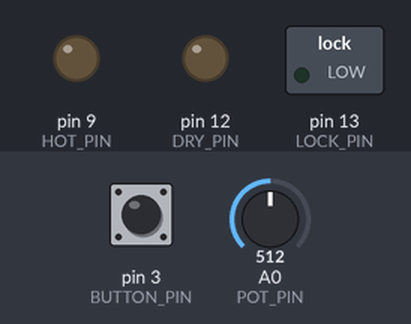
This sketch was run on a simulated Arduino Uno, built with avr-gcc and run on an emulated ATmega328P. Parts: switched loads named in the sketch (green lamp = pin HIGH), output pins drawn as LEDs (lit = HIGH). Inputs (shaded band) come from the test bench; at power-on: pin 3 (BUTTON_PIN) HIGH, A0 (POT_PIN) = 512. Pins used as bus, display or sensor lines are not drawn.

Above: at 1.2 s.
1.3 s: pin 3 (BUTTON_PIN) pulled LOW for 0.15 s
At 2.6 s:
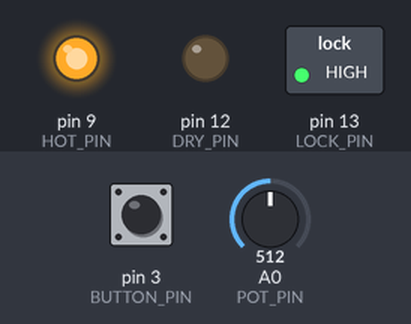
At 15.7 s:
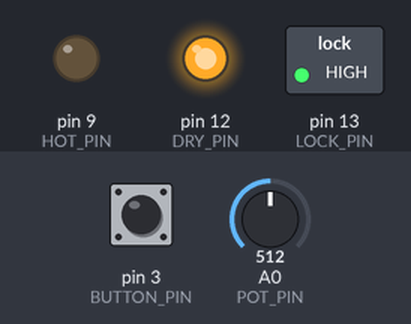
Timing chart, 0 to 16.8 s (numbered marks = the images above; inputs shaded):
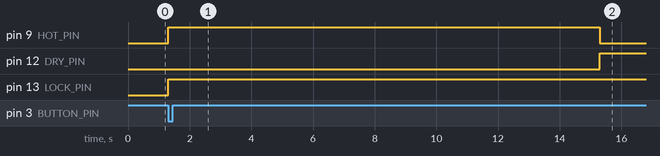

The sketch:

Washer.ino
```cpp
//Fill in the values below with the pins that you chose to use

const int POT_PIN = 0;
const int BUTTON_PIN = 3;
const int HOT_PIN = 9;
const int COLD_PIN = 11;
const int DRY_PIN = 12;
const int LOCK_PIN = 13;

enum State {
  Off,
  Hot,
  Medium,
  Cold,
  Dry2,
  Dry7
};

State currentState = Off;

void setup() {
  pinMode(HOT_PIN, OUTPUT);
  pinMode(COLD_PIN, OUTPUT);
  pinMode(DRY_PIN, OUTPUT);
  pinMode(LOCK_PIN, OUTPUT);
  pinMode(POT_PIN, INPUT);
  pinMode(BUTTON_PIN, INPUT_PULLUP);
}

void loop() {
  nextState(currentState);
}

State nextState(State state){
  switch (currentState){

    case Off:
      digitalWrite(LOCK_PIN, LOW);
      digitalWrite(HOT_PIN, LOW);
      digitalWrite(COLD_PIN, LOW);
      digitalWrite(DRY_PIN, LOW);

      if (digitalRead(BUTTON_PIN) == LOW){
        if (analogRead(POT_PIN) == 1023){
           currentState = Hot;
        }
        else if (analogRead(POT_PIN) == 0){
          currentState = Cold;
        }
        else{
          currentState = Medium;
        }
      }
      break;


    case Hot:
     digitalWrite(HOT_PIN, HIGH);
     digitalWrite(LOCK_PIN, HIGH);
     delay (7000);
     if (analogRead(POT_PIN) != 0){
           currentState = Dry7;
        }
        else{
          currentState = Dry2;
        }
      break;


    case Medium:
     digitalWrite(HOT_PIN, HIGH);
     digitalWrite(LOCK_PIN, HIGH);
     delay (7000);
     digitalWrite(HOT_PIN, HIGH);
     digitalWrite(COLD_PIN, HIGH);
     delay (7000);
     if (analogRead(POT_PIN) != 0){
           currentState = Dry7;
        }
        else{
          currentState = Dry2;
        }
      break;


    case Cold:
    digitalWrite(COLD_PIN, HIGH);
    digitalWrite(LOCK_PIN, HIGH);
    delay (5000);
    if (analogRead(POT_PIN) == 0){
           currentState = Dry2;
        }
        else{
          currentState = Dry7;
        }
      break;

    case Dry2:
    digitalWrite(HOT_PIN, LOW);
    digitalWrite(COLD_PIN, LOW);
    digitalWrite(DRY_PIN, HIGH);
    digitalWrite(LOCK_PIN, HIGH);
    delay(2000);
    currentState = Off;
    break;

    case Dry7:
     digitalWrite(HOT_PIN, LOW);
    digitalWrite(COLD_PIN, LOW);
    digitalWrite(DRY_PIN, HIGH);
    digitalWrite(LOCK_PIN, HIGH);
    delay(7000);
    currentState = Off;
    break;
  }
}
```

Measured:
- after the input at 1.3 s, pin 9 (HOT_PIN): LOW → HIGH at once, → LOW 14.0 s later; pin 12 (DRY_PIN): LOW → HIGH after 14.0 s; pin 13 (LOCK_PIN): LOW → HIGH at once
